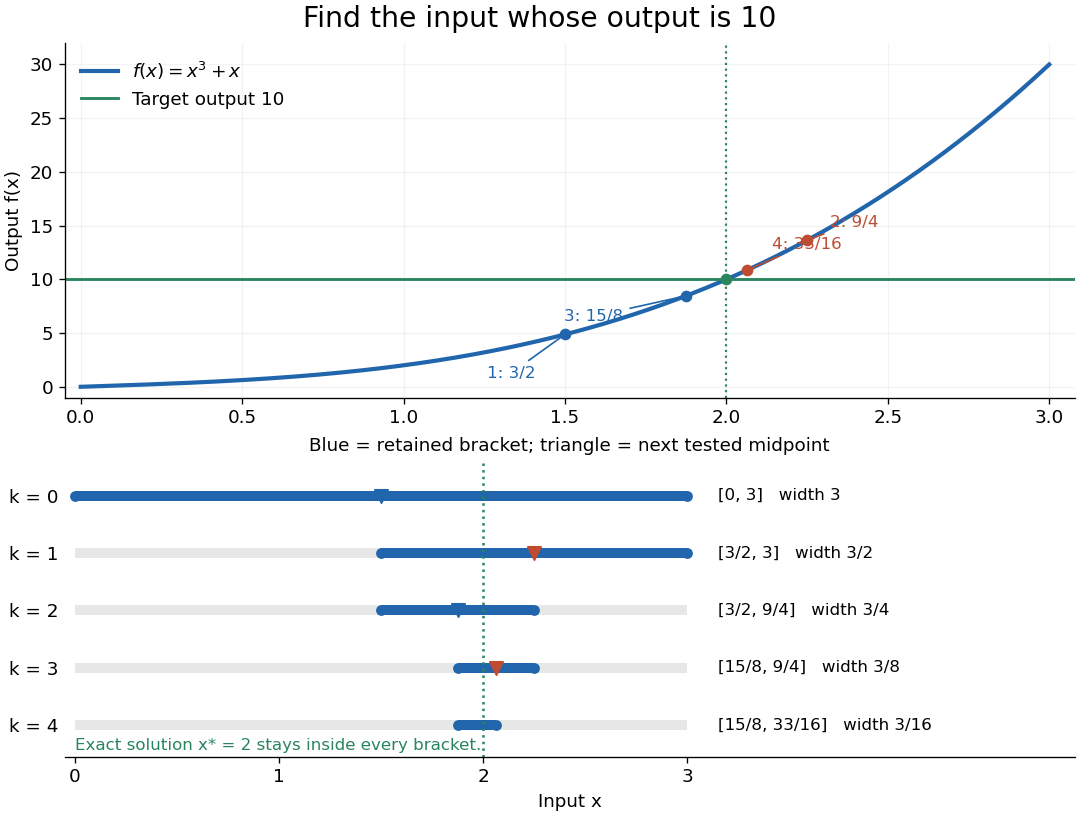

Python code for this plot:
"""Draw an exact toy target search; output the matching PNG to the CWD.

Run from _media with MPLCONFIGDIR=/tmp/codex-wiki-matplotlib.
Tested with Python 3.14.4, Matplotlib 3.10.7 and NumPy 2.3.5.
"""

from fractions import Fraction
from pathlib import Path

import matplotlib

matplotlib.use("Agg")
import matplotlib.pyplot as plt
import numpy as np


def main():
    blue, red, green = "#2166ac", "#bd4c32", "#28855d"
    plt.rcParams.update({"font.size": 11, "axes.spines.top": False,
                         "axes.spines.right": False, "figure.facecolor": "white",
                         "axes.facecolor": "white"})
    a, b = Fraction(0), Fraction(3)
    brackets, candidates = [(a, b)], []
    for _ in range(4):
        m = (a + b) / 2
        residual = m**3 + m - 10
        candidates.append((m, residual))
        if residual < 0:
            a = m
        else:
            b = m
        assert a < 2 < b
        brackets.append((a, b))
    assert brackets[-1] == (Fraction(15, 8), Fraction(33, 16))

    fig, (graph, rows) = plt.subplots(
        2, 1, figsize=(9, 6.8), gridspec_kw={"height_ratios": [1.2, 1]},
        layout="constrained")
    fig.suptitle("Find the input whose output is 10", fontsize=17)
    x = np.linspace(0, 3, 601)
    graph.plot(x, x**3 + x, color=blue, lw=2.5, label=r"$f(x)=x^3+x$")
    graph.axhline(10, color=green, lw=1.7, label="Target output 10")
    graph.axvline(2, color=green, ls=":", lw=1.3)
    graph.scatter([2], [10], color=green, zorder=5)
    offsets = [(-47, -26), (14, 8), (-73, -15), (15, 13)]
    for k, ((m, residual), offset) in enumerate(zip(candidates, offsets), 1):
        color = blue if residual < 0 else red
        graph.scatter([float(m)], [float(m**3 + m)], color=color, zorder=5)
        graph.annotate(f"{k}: {m}", (float(m), float(m**3 + m)),
                       xytext=offset, textcoords="offset points", fontsize=10,
                       color=color, arrowprops={"arrowstyle": "-", "color": color})
    graph.set(xlim=(-0.05, 3.08), ylim=(-1, 32), ylabel="Output f(x)")
    graph.legend(loc="upper left", frameon=False)
    graph.grid(alpha=0.14)

    for k, (left, right) in enumerate(brackets):
        y = 4 - k
        rows.plot([0, 3], [y, y], color="#e7e7e7", lw=6, solid_capstyle="butt")
        rows.plot([float(left), float(right)], [y, y], color=blue, lw=6,
                  solid_capstyle="butt")
        rows.scatter([float(left), float(right)], [y, y], color=blue, s=30, zorder=3)
        rows.text(3.15, y, f"[{left}, {right}]   width {right-left}",
                  va="center", fontsize=10)
        if k < 4:
            mid, residual = candidates[k]
            rows.scatter([float(mid)], [y], marker="v", s=65,
                         color=blue if residual < 0 else red, zorder=5)
    rows.axvline(2, color=green, ls=":", lw=1.5)
    rows.set(yticks=range(5), yticklabels=["k = 4", "k = 3", "k = 2", "k = 1", "k = 0"],
             xlim=(-0.05, 4.9), ylim=(-0.55, 4.6), xticks=[0, 1, 2, 3], xlabel="Input x")
    rows.set_title("Blue = retained bracket; triangle = next tested midpoint", fontsize=11)
    rows.spines["left"].set_visible(False)
    rows.tick_params(axis="y", length=0)
    rows.text(0, -0.43, "Exact solution x* = 2 stays inside every bracket.", fontsize=10,
              color=green)
    fig.savefig(Path(__file__).stem + ".png", dpi=120, facecolor="white", transparent=False)
    plt.close(fig)


if __name__ == "__main__":
    main()
